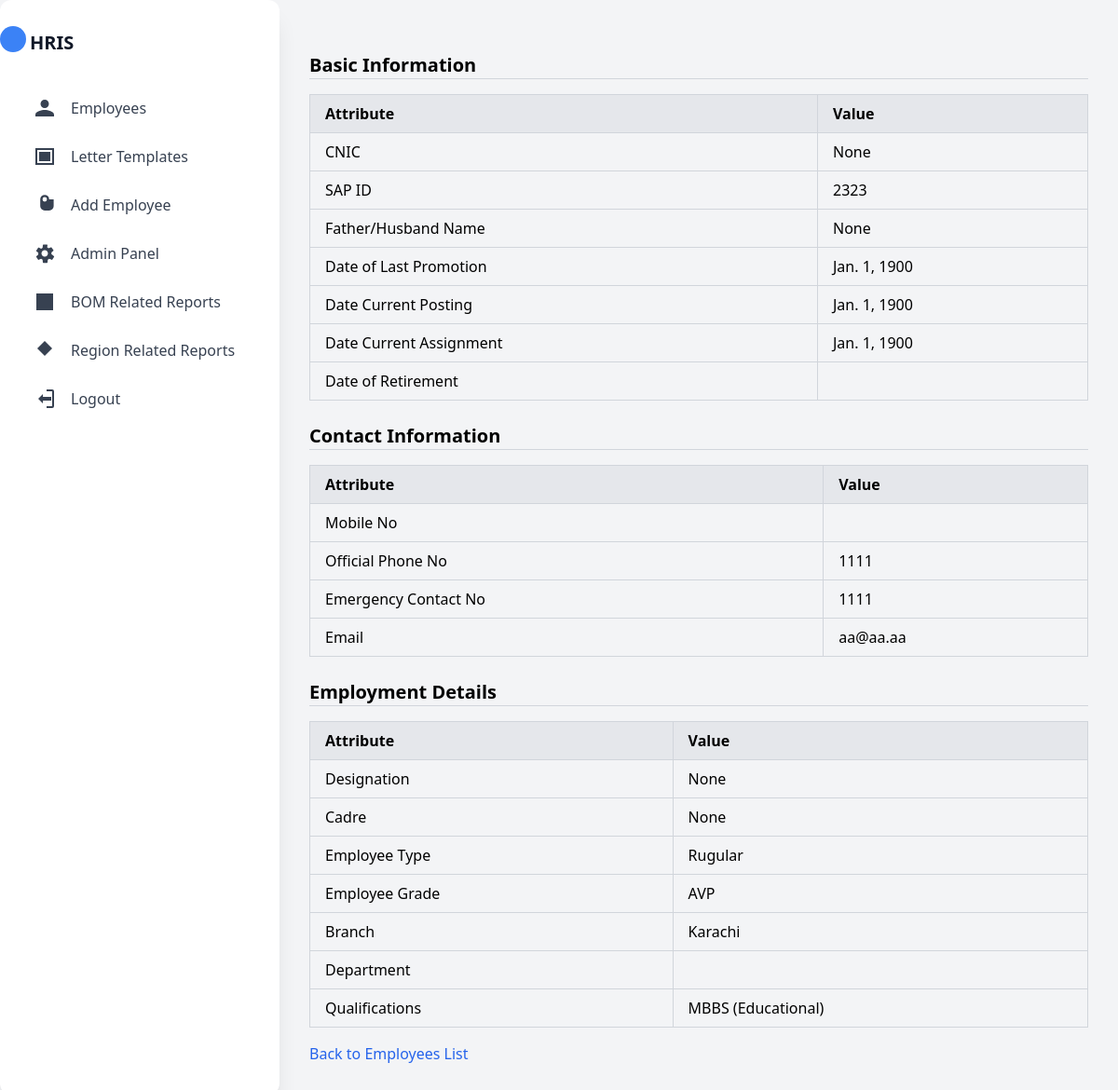
Page /employee/2323/ (signed in) on the committed database.
### HRIS_App/models.py (models this page shows, shortened)
class Employee(AbstractBaseUser):
    email = models.EmailField(verbose_name="Email", max_length=255, unique=True)
    name = models.CharField(max_length=200)
    is_active = models.BooleanField(default=True)
    is_admin = models.BooleanField(default=False)
    is_admin_employee = models.BooleanField(default=False)
    created_at = models.DateTimeField(auto_now_add=True)
    updated_at = models.DateTimeField(auto_now=True)
    cnic_no = models.CharField(max_length=13, unique=True, blank=True, null=True)
    husband_or_father_name = models.CharField(max_length=100, blank=True, null=True)
    SAP_ID = models.IntegerField(default=None, unique=True, blank=True, null=True,)
    designation = models.ForeignKey(
        'Designation', on_delete=models.SET_NULL, null=True, blank=True, to_field='title'
    )
    cadre = models.ForeignKey(
        'Cadre', on_delete=models.SET_NULL, null=True, blank=True
    )
    employee_type = models.ForeignKey(
        'EmployeeType', on_delete=models.SET_NULL, null=True, blank=True, to_field='name'
    )
    employee_grade = models.ForeignKey(
        'EmployeeGrade', on_delete=models.SET_NULL, null=True, blank=True, to_field="grade_name"
    )
    branch = models.ForeignKey(
        'Branch', on_delete=models.CASCADE, null=True, blank=True, related_name='employees', to_field="branch_name"
    )
    qualifications = models.ManyToManyField(
        'Qualification', related_name='employees', blank=True
    )
    date_of_last_promotion = models.DateField(default="1900-01-01", blank=True, null=True)
    date_current_posting = models.DateField(default="1900-01-01", blank=True, null=True)
    date_current_assignment = models.DateField(default="1900-01-01", blank=True, null=True)
    mobile_number = models.CharField(max_length=15, blank=True, null=True, default="1111")
    admin_signature = models.BooleanField(default=False)
    phone_no_official = models.CharField(max_length=15, blank=True, null=True, default="1111")
    phone_no_emergency_contact = models.CharField(max_length=15, blank=True, null=True, default="1111")
    employee_email = models.EmailField(max_length=100, blank=True, null=True, default="aa@aa.aa")
    date_of_joining = models.DateField(default="1900-01-01", blank=True, null=True)
    user_group = models.CharField(max_length=200, default=None, blank=True, null=True)
    pending_inquiry = models.BooleanField(default=False)
    remarks = models.TextField(blank=True, null=True)
    objects = MyUserManager()
    USERNAME_FIELD = "email"
    REQUIRED_FIELDS = ["name"]

class EmployeeType(models.Model):
    name = models.CharField(max_length=100, unique=True)
    description = models.TextField(blank=True, null=True)
    def __str__(self):
        return self.name

class EmployeeGrade(models.Model):
    grade_name = models.CharField(max_length=100, unique=True)
    description = models.TextField(blank=True, null=True)
    def __str__(self):
        return self.grade_name

class Branch(models.Model):
    branch_code = models.IntegerField()
    branch_name = models.CharField(max_length=100, unique=True)
    branch_Category = models.CharField(max_length=100, default=None)
    branch_address = models.TextField(blank=True, null=True)
    branch_region = models.ForeignKey(Region, on_delete=models.CASCADE, to_field='name')
    def __str__(self):
        return self.branch_name

class Qualification(models.Model):
    QUALIFICATION_TYPE_CHOICES = [
        ('Professional', 'Professional'),
        ('Educational', 'Educational')
    ]
    name = models.CharField(max_length=300, unique=True)
    qualification_type = models.CharField(max_length=20, choices=QUALIFICATION_TYPE_CHOICES, blank=True, null=True, default="Educational")
    institution = models.CharField(max_length=100, blank=True, null=True, default=None)
    description = models.TextField(blank=True, null=True, default=None)
    def __str__(self):
        return f"{self.name} ({self.qualification_type})"

### HRIS_App/views.py (the view)
# urls.py: path('employee/<int:sap_id>/', views.employee_detail_view, name='employee_detail'),
@login_required(login_url='account:login')
def employee_detail_view(request, sap_id):
    employee = get_object_or_404(Employee, SAP_ID=sap_id)
    return render(request, 'HRIS_App/employee_details.html', {'employee': employee})

### HRIS_App/templates/HRIS_App/employee_details.html (shortened to what this page needs)
{% extends "sidebar.html" %}
{% block content %}
<div class="container mx-auto p-4">
    <h2 class="text-xl font-semibold mt-6">Basic Information</h2>
    <hr class="border-gray-300 mb-4">
    <div class="overflow-x-auto">
        <table class="min-w-full border-collapse border border-gray-400">
            <thead>
                <tr class="bg-gray-200">
                    <th class="border border-gray-300 px-4 py-2 text-left">Attribute</th>
                    <th class="border border-gray-300 px-4 py-2 text-left">Value</th>
                </tr>
            </thead>
            <tbody>
                <tr class="hover:bg-gray-100">
                    <td class="border border-gray-300 px-4 py-2">CNIC</td>
                    <td class="border border-gray-300 px-4 py-2">{{ employee.cnic_no }}</td>
                </tr>
                <tr class="hover:bg-gray-100">
                    <td class="border border-gray-300 px-4 py-2">SAP ID</td>
                    <td class="border border-gray-300 px-4 py-2">{{ employee.SAP_ID }}</td>
                </tr>
                <tr class="hover:bg-gray-100">
                    <td class="border border-gray-300 px-4 py-2">Father/Husband Name</td>
                    <td class="border border-gray-300 px-4 py-2">{{ employee.husband_or_father_name }}</td>
                </tr>
                <tr class="hover:bg-gray-100">
                    <td class="border border-gray-300 px-4 py-2">Date of Last Promotion</td>
                    <td class="border border-gray-300 px-4 py-2">{{ employee.date_of_last_promotion }}</td>
                </tr>
                <tr class="hover:bg-gray-100">
                    <td class="border border-gray-300 px-4 py-2">Date Current Posting</td>
                    <td class="border border-gray-300 px-4 py-2">{{ employee.date_current_posting }}</td>
                </tr>
                <tr class="hover:bg-gray-100">
                    <td class="border border-gray-300 px-4 py-2">Date Current Assignment</td>
                    <td class="border border-gray-300 px-4 py-2">{{ employee.date_current_assignment }}</td>
                </tr>
                <tr class="hover:bg-gray-100">
                    <td class="border border-gray-300 px-4 py-2">Date of Retirement</td>
                    <td class="border border-gray-300 px-4 py-2">{{ employee.date_of_retirement }}</td>
                </tr>
            </tbody>
        </table>
    </div>
    <h2 class="text-xl font-semibold mt-6">Contact Information</h2>
    <hr class="border-gray-300 mb-4">
    <div class="overflow-x-auto">
        <table class="min-w-full border-collapse border border-gray-400">
            <thead>
                <tr class="bg-gray-200">
                    <th class="border border-gray-300 px-4 py-2 text-left">Attribute</th>
                    <th class="border border-gray-300 px-4 py-2 text-left">Value</th>
                </tr>
            </thead>
            <tbody>
                <tr class="hover:bg-gray-100">
                    <td class="border border-gray-300 px-4 py-2">Mobile No</td>
                    <td class="border border-gray-300 px-4 py-2">{{ employee.mobile_no }}</td>
                </tr>
                <tr class="hover:bg-gray-100">
                    <td class="border border-gray-300 px-4 py-2">Official Phone No</td>
                    <td class="border border-gray-300 px-4 py-2">{{ employee.phone_no_official }}</td>
                </tr>
                <tr class="hover:bg-gray-100">
                    <td class="border border-gray-300 px-4 py-2">Emergency Contact No</td>
                    <td class="border border-gray-300 px-4 py-2">{{ employee.phone_no_emergency_contact }}</td>
                </tr>
                <tr class="hover:bg-gray-100">
                    <td class="border border-gray-300 px-4 py-2">Email</td>
                    <td class="border border-gray-300 px-4 py-2">{{ employee.employee_email }}</td>
                </tr>
            </tbody>
        </table>
    </div>
    <h2 class="text-xl font-semibold mt-6">Employment Details</h2>
    <hr class="border-gray-300 mb-4">
    <div class="overflow-x-auto">
        <table class="min-w-full border-collapse border border-gray-400">
            <thead>
                <tr class="bg-gray-200">
                    <th class="border border-gray-300 px-4 py-2 text-left">Attribute</th>
                    <th class="border border-gray-300 px-4 py-2 text-left">Value</th>
                </tr>
            </thead>
            <tbody>
                <tr class="hover:bg-gray-100">
                    <td class="border border-gray-300 px-4 py-2">Designation</td>
                    <td class="border border-gray-300 px-4 py-2">{{ employee.designation }}</td>
                </tr>
                <tr class="hover:bg-gray-100">
                    <td class="border border-gray-300 px-4 py-2">Cadre</td>
                    <td class="border border-gray-300 px-4 py-2">{{ employee.cadre }}</td>
                </tr>
                <tr class="hover:bg-gray-100">
                    <td class="border border-gray-300 px-4 py-2">Employee Type</td>
                    <td class="border border-gray-300 px-4 py-2">{{ employee.employee_type }}</td>
                </tr>
                <tr class="hover:bg-gray-100">
                    <td class="border border-gray-300 px-4 py-2">Employee Grade</td>
                    <td class="border border-gray-300 px-4 py-2">{{ employee.employee_grade }}</td>
                </tr>
                <tr class="hover:bg-gray-100">
                    <td class="border border-gray-300 px-4 py-2">Branch</td>
                    <td class="border border-gray-300 px-4 py-2">{{ employee.branch }}</td>
                </tr>
                <tr class="hover:bg-gray-100">
                    <td class="border border-gray-300 px-4 py-2">Department</td>
                    <td class="border border-gray-300 px-4 py-2">{{ employee.department }}</td>
                </tr>
                <tr class="hover:bg-gray-100">
                    <td class="border border-gray-300 px-4 py-2">Qualifications</td>
                    <td class="border border-gray-300 px-4 py-2">
                        {% for qualification in employee.qualifications.all %}
                            {{ qualification }}{% if not forloop.last %}, {% endif %}
                        {% endfor %}
                    </td>
                </tr>
            </tbody>
        </table>
    </div>
    <a href="{% url 'HRMS:employees_view' %}" class="mt-4 inline-block text-blue-600">Back to Employees List</a>
</div>
{% endblock content %}

### rows in the picture
Employee: cnic_no "None", SAP_ID "2323", husband_or_father_name "None", date_of_last_promotion "Jan. 1, 1900", date_current_posting "Jan. 1, 1900", date_current_assignment "Jan. 1, 1900", phone_no_official "1111", phone_no_emergency_contact "1111", employee_email "aa@aa.aa", designation "None", cadre "None", employee_type "Rugular", employee_grade "AVP", branch "Karachi"
Qualification: name+qualification_type "MBBS (Educational)"
